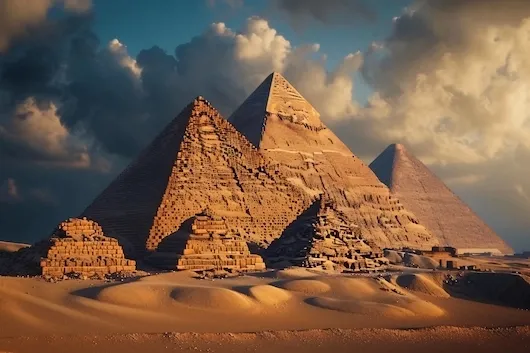
#> input picture task 5/image processing and enhancement/image pyramid/img.webp, 530 x 353 px, found by its file name
$ python 'pyramid up.py'
#> lines starting #> are read from the running program, lines starting #| are printed output that depends on the picture
import cv2
from matplotlib import pyplot as plt

# Image same folder mein rakho
image = cv2.imread(r"C:\Users\Lenovo L380 A&I\OneDrive\Desktop\open\image pyramid\img.webp")
#> image is the input picture: shape (353, 530, 3); mean B, G, R 73.1, 92.5, 118.2

if image is None:
    print(" Image load nahi hui, path ya filename check karo")
else:
    # Upsampling
    upsampled_image = cv2.pyrUp(image)
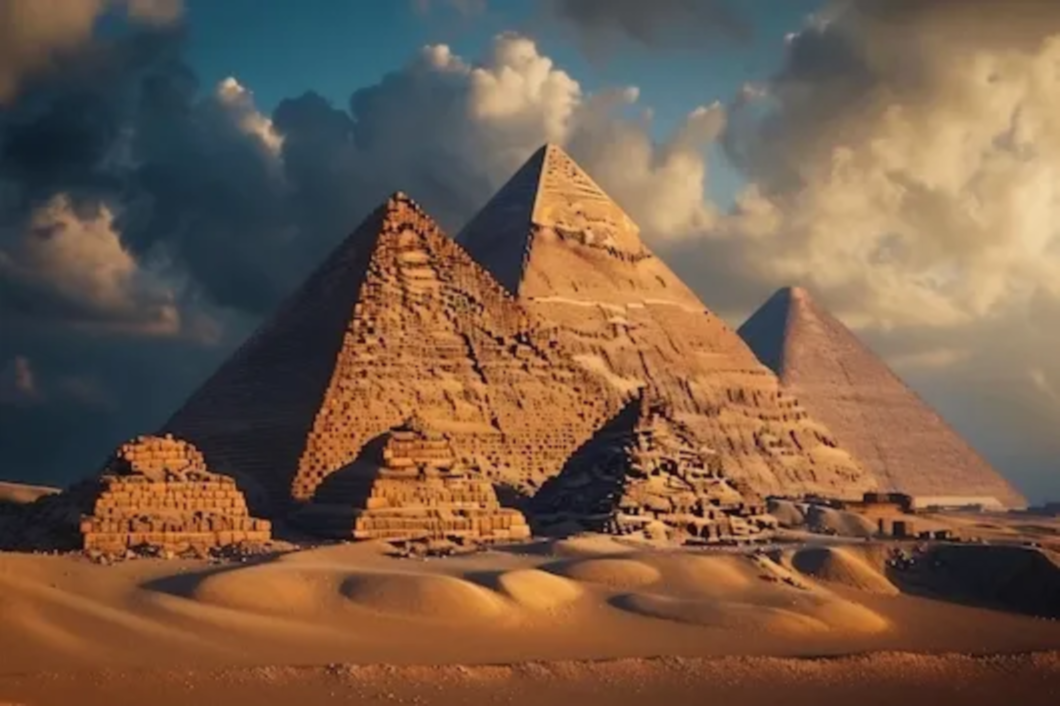
#> upsampled_image: shape (706, 1060, 3); mean B, G, R 73.2, 92.6, 118.3

    # Convert BGR -> RGB for correct colors in matplotlib
    image_rgb = cv2.cvtColor(image, cv2.COLOR_BGR2RGB)
    upsampled_rgb = cv2.cvtColor(upsampled_image, cv2.COLOR_BGR2RGB)

    # Display using matplotlib
    plt.figure(figsize=(12, 6))

    plt.subplot(1, 2, 1)
    plt.imshow(image_rgb)
    plt.title("Original Image")
    plt.axis("off")

    plt.subplot(1, 2, 2)
    plt.imshow(upsampled_rgb)
    plt.title("Upsampled Image")
    plt.axis("off")

    plt.show()
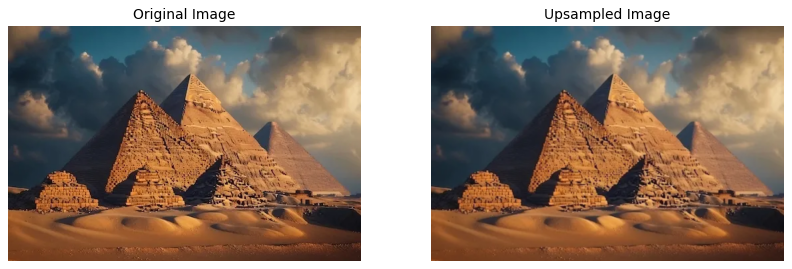
#> figure drawn by matplotlib, 2 panels
